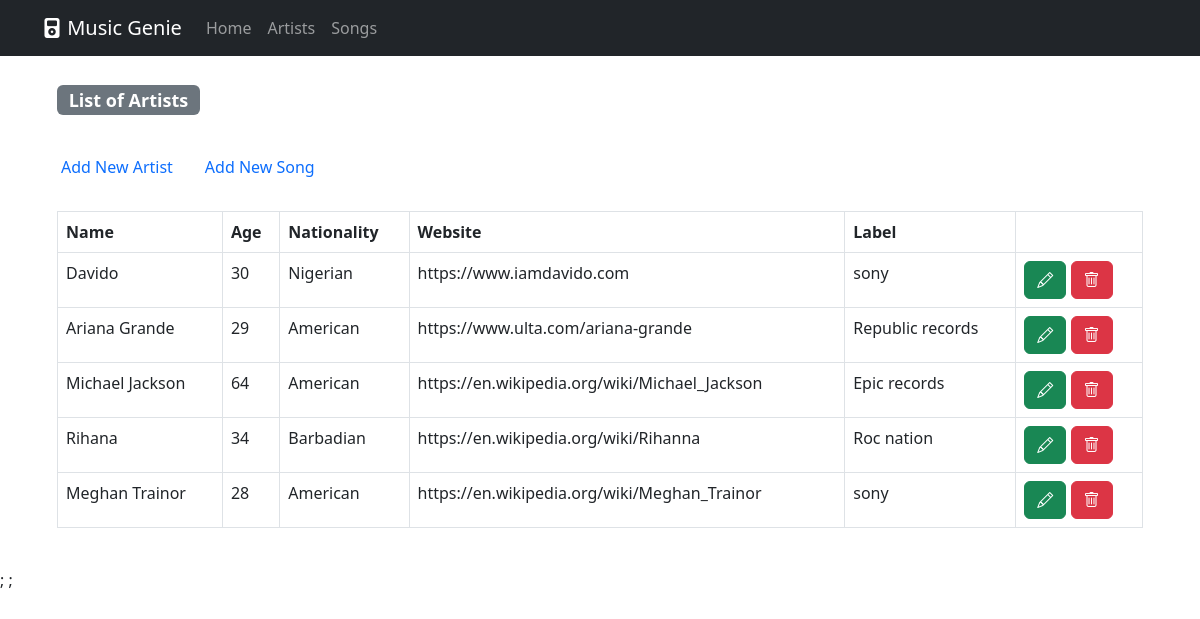
/artists, run on the app's committed database.
### musicapp/models.py (models this page shows, shortened)
class Artist(models.Model):
    id = models.AutoField(primary_key=True)
    name = models.CharField('',max_length=100, null=False)
    age = models.IntegerField('',null=True)
    nationality = models.CharField('',max_length=200)
    website = models.CharField('',max_length=100)
    label = models.CharField('',max_length=200)
    class Meta:
        verbose_name = 'Artist'
        verbose_name_plural = 'Artists'

### musicapp/views.py (the view)
# urls.py: path('artists', ArtistListView.as_view(),name='artists'),
class ArtistListView(ListView):
    model= Artist
    context_object_name= 'artists'
    template_name= 'list_artist.html'

### musicapp/templates/list_artist.html (shortened to what this page needs)
{% extends '_base.html' %}
{% block content %}
<div class="row">
<h4> <span class="badge bg-secondary">List of Artists</span></h4>
<ul class="nav nav-pills">
<li class="nav-item">
<a class="nav-link" aria-current="page" href="{% url 'add_artist' %}"> Add New Artist</a>
</li>
<li class="nav-item">
<a class="nav-link" href="{% url 'add_song' %}">Add New Song</a>
</li>
</ul>
<div>
{% if artists %}
<table class="table table-bordered striped table-hover">
<thead>
<tr>
<th scope="col">Name</th>
<th scope="col">Age</th>
<th scope="col">Nationality</th>
<th scope="col">Website</th>
<th scope="col">Label</th>
<th scope="col"></th>
</tr>
</thead>
<tbody>
{% for artist in artists %}
<tr>
<td>{{artist.name}}</td>
<td>{{artist.age}}</td>
<td>{{artist.nationality}}</td>
<td>{{artist.website}}</td>
<td>{{artist.label}}</td>
<td>
<a href="artist-details/{{artist.id}}" class="btn btn btn-success" type="button"><i class="bi bi-pencil"></i></a>
<a href="artist-delete/{{artist.id}}" class="btn btn btn-danger" data-bs-toggle="modal" data-bs-target="#exampleModal" type="button"><i class="bi bi-trash"></i></a>
</td>
</tr>
{% endfor %}
</tbody>
</table>
{% else %}
No artist data found in database
{% endif %}
</div>
</div>
{% endblock content %}

### data on the page
Artist: name "Davido", age "30", nationality "Nigerian", website "https://www.iamdavido.com", label "sony"
Artist: name "Ariana Grande", age "29", nationality "American", website "https://www.ulta.com/ariana-grande", label "Republic records"
Artist: name "Michael Jackson", age "64", nationality "American", website "https://en.wikipedia.org/wiki/Michael_Jackson", label "Epic records"
Artist: name "Rihana", age "34", nationality "Barbadian", website "https://en.wikipedia.org/wiki/Rihanna", label "Roc nation"
Artist: name "Meghan Trainor", age "28", nationality "American", website "https://en.wikipedia.org/wiki/Meghan_Trainor", label "sony"
